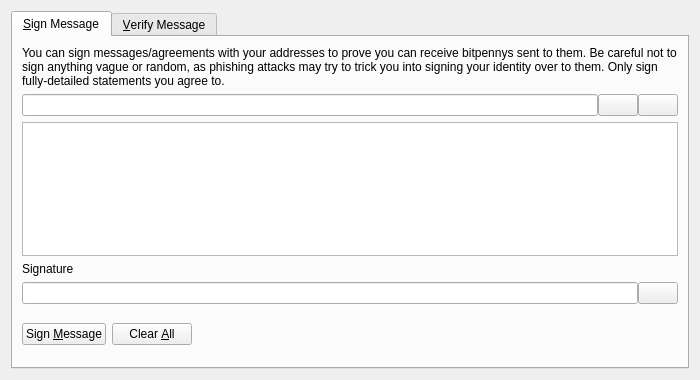
<?xml version="1.0" encoding="UTF-8"?>
<ui version="4.0">
 <class>SignVerifyMessageDialog</class>
 <widget class="QDialog" name="SignVerifyMessageDialog">
  <property name="geometry">
   <rect>
    <x>0</x>
    <y>0</y>
    <width>700</width>
    <height>380</height>
   </rect>
  </property>
  <property name="windowTitle">
   <string>Signatures - Sign / Verify a Message</string>
  </property>
  <property name="modal">
   <bool>true</bool>
  </property>
  <layout class="QVBoxLayout" name="verticalLayout">
   <item>
    <widget class="QTabWidget" name="tabWidget">
     <property name="currentIndex">
      <number>0</number>
     </property>
     <widget class="QWidget" name="tabSignMessage">
      <attribute name="title">
       <string>&amp;Sign Message</string>
      </attribute>
      <layout class="QVBoxLayout" name="verticalLayout_SM">
       <item>
        <widget class="QLabel" name="infoLabel_SM">
         <property name="text">
          <string>You can sign messages/agreements with your addresses to prove you can receive bitpennys sent to them. Be careful not to sign anything vague or random, as phishing attacks may try to trick you into signing your identity over to them. Only sign fully-detailed statements you agree to.</string>
         </property>
         <property name="textFormat">
          <enum>Qt::PlainText</enum>
         </property>
         <property name="wordWrap">
          <bool>true</bool>
         </property>
        </widget>
       </item>
       <item>
        <layout class="QHBoxLayout" name="horizontalLayout_1_SM">
         <property name="spacing">
          <number>0</number>
         </property>
         <item>
          <widget class="QValidatedLineEdit" name="addressIn_SM">
           <property name="toolTip">
            <string>The BitPenny address to sign the message with</string>
           </property>
          </widget>
         </item>
         <item>
          <widget class="QPushButton" name="addressBookButton_SM">
           <property name="toolTip">
            <string>Choose previously used address</string>
           </property>
           <property name="text">
            <string/>
           </property>
           <property name="icon">
            <iconset resource="../bitcoin.qrc">
             <normaloff>:/icons/address-book</normaloff>:/icons/address-book</iconset>
           </property>
           <property name="shortcut">
            <string>Alt+A</string>
           </property>
           <property name="autoDefault">
            <bool>false</bool>
           </property>
          </widget>
         </item>
         <item>
          <widget class="QPushButton" name="pasteButton_SM">
           <property name="toolTip">
            <string>Paste address from clipboard</string>
           </property>
           <property name="text">
            <string/>
           </property>
           <property name="icon">
            <iconset resource="../bitcoin.qrc">
             <normaloff>:/icons/editpaste</normaloff>:/icons/editpaste</iconset>
           </property>
           <property name="shortcut">
            <string>Alt+P</string>
           </property>
           <property name="autoDefault">
            <bool>false</bool>
           </property>
          </widget>
         </item>
        </layout>
       </item>
       <item>
        <widget class="QPlainTextEdit" name="messageIn_SM">
         <property name="toolTip">
          <string>Enter the message you want to sign here</string>
         </property>
        </widget>
       </item>
       <item>
        <widget class="QLabel" name="signatureLabel_SM">
         <property name="text">
          <string>Signature</string>
         </property>
         <property name="textFormat">
          <enum>Qt::PlainText</enum>
         </property>
        </widget>
       </item>
       <item>
        <layout class="QHBoxLayout" name="horizontalLayout_2_SM">
         <property name="spacing">
          <number>0</number>
         </property>
         <item>
          <widget class="QLineEdit" name="signatureOut_SM">
           <property name="font">
            <font>
             <italic>true</italic>
            </font>
           </property>
           <property name="readOnly">
            <bool>true</bool>
           </property>
          </widget>
         </item>
         <item>
          <widget class="QPushButton" name="copySignatureButton_SM">
           <property name="toolTip">
            <string>Copy the current signature to the system clipboard</string>
           </property>
           <property name="text">
            <string/>
           </property>
           <property name="icon">
            <iconset resource="../bitcoin.qrc">
             <normaloff>:/icons/editcopy</normaloff>:/icons/editcopy</iconset>
           </property>
           <property name="autoDefault">
            <bool>false</bool>
           </property>
          </widget>
         </item>
        </layout>
       </item>
       <item>
        <layout class="QHBoxLayout" name="horizontalLayout_3_SM">
         <item>
          <widget class="QPushButton" name="signMessageButton_SM">
           <property name="toolTip">
            <string>Sign the message to prove you own this BitPenny address</string>
           </property>
           <property name="text">
            <string>Sign &amp;Message</string>
           </property>
           <property name="icon">
            <iconset resource="../bitcoin.qrc">
             <normaloff>:/icons/edit</normaloff>:/icons/edit</iconset>
           </property>
           <property name="autoDefault">
            <bool>false</bool>
           </property>
          </widget>
         </item>
         <item>
          <widget class="QPushButton" name="clearButton_SM">
           <property name="toolTip">
            <string>Reset all sign message fields</string>
           </property>
           <property name="text">
            <string>Clear &amp;All</string>
           </property>
           <property name="icon">
            <iconset resource="../bitcoin.qrc">
             <normaloff>:/icons/remove</normaloff>:/icons/remove</iconset>
           </property>
           <property name="autoDefault">
            <bool>false</bool>
           </property>
          </widget>
         </item>
         <item>
          <spacer name="horizontalSpacer_1_SM">
           <property name="orientation">
            <enum>Qt::Horizontal</enum>
           </property>
           <property name="sizeHint" stdset="0">
            <size>
             <width>40</width>
             <height>48</height>
            </size>
           </property>
          </spacer>
         </item>
         <item>
          <widget class="QLabel" name="statusLabel_SM">
           <property name="font">
            <font>
             <weight>75</weight>
             <bold>true</bold>
            </font>
           </property>
           <property name="text">
            <string/>
           </property>
           <property name="wordWrap">
            <bool>true</bool>
           </property>
          </widget>
         </item>
         <item>
          <spacer name="horizontalSpacer_2_SM">
           <property name="orientation">
            <enum>Qt::Horizontal</enum>
           </property>
           <property name="sizeHint" stdset="0">
            <size>
             <width>40</width>
             <height>48</height>
            </size>
           </property>
          </spacer>
         </item>
        </layout>
       </item>
      </layout>
     </widget>
     <widget class="QWidget" name="tabVerifyMessage">
      <attribute name="title">
       <string>&amp;Verify Message</string>
      </attribute>
      <layout class="QVBoxLayout" name="verticalLayout_VM">
       <item>
        <widget class="QLabel" name="infoLabel_VM">
         <property name="text">
          <string>Enter the receiver's address, message (ensure you copy line breaks, spaces, tabs, etc. exactly) and signature below to verify the message. Be careful not to read more into the signature than what is in the signed message itself, to avoid being tricked by a man-in-the-middle attack. Note that this only proves the signing party receives with the address, it cannot prove sendership of any transaction!</string>
         </property>
         <property name="textFormat">
          <enum>Qt::PlainText</enum>
         </property>
         <property name="alignment">
          <set>Qt::AlignLeading|Qt::AlignLeft|Qt::AlignTop</set>
         </property>
         <property name="wordWrap">
          <bool>true</bool>
         </property>
        </widget>
       </item>
       <item>
        <layout class="QHBoxLayout" name="horizontalLayout_1_VM">
         <property name="spacing">
          <number>0</number>
         </property>
         <item>
          <widget class="QValidatedLineEdit" name="addressIn_VM">
           <property name="toolTip">
            <string>The BitPenny address the message was signed with</string>
           </property>
          </widget>
         </item>
         <item>
          <widget class="QPushButton" name="addressBookButton_VM">
           <property name="toolTip">
            <string>Choose previously used address</string>
           </property>
           <property name="text">
            <string/>
           </property>
           <property name="icon">
            <iconset resource="../bitcoin.qrc">
             <normaloff>:/icons/address-book</normaloff>:/icons/address-book</iconset>
           </property>
           <property name="shortcut">
            <string>Alt+A</string>
           </property>
           <property name="autoDefault">
            <bool>false</bool>
           </property>
          </widget>
         </item>
        </layout>
       </item>
       <item>
        <widget class="QPlainTextEdit" name="messageIn_VM"/>
       </item>
       <item>
        <widget class="QValidatedLineEdit" name="signatureIn_VM"/>
       </item>
       <item>
        <layout class="QHBoxLayout" name="horizontalLayout_2_VM">
         <item>
          <widget class="QPushButton" name="verifyMessageButton_VM">
           <property name="toolTip">
            <string>Verify the message to ensure it was signed with the specified BitPenny address</string>
           </property>
           <property name="text">
            <string>Verify &amp;Message</string>
           </property>
           <property name="icon">
            <iconset resource="../bitcoin.qrc">
             <normaloff>:/icons/transaction_0</normaloff>:/icons/transaction_0</iconset>
           </property>
           <property name="autoDefault">
            <bool>false</bool>
           </property>
          </widget>
         </item>
         <item>
          <widget class="QPushButton" name="clearButton_VM">
           <property name="toolTip">
            <string>Reset all verify message fields</string>
           </property>
           <property name="text">
            <string>Clear &amp;All</string>
           </property>
           <property name="icon">
            <iconset resource="../bitcoin.qrc">
             <normaloff>:/icons/remove</normaloff>:/icons/remove</iconset>
           </property>
           <property name="autoDefault">
            <bool>false</bool>
           </property>
          </widget>
         </item>
         <item>
          <spacer name="horizontalSpacer_1_VM">
           <property name="orientation">
            <enum>Qt::Horizontal</enum>
           </property>
           <property name="sizeHint" stdset="0">
            <size>
             <width>40</width>
             <height>48</height>
            </size>
           </property>
          </spacer>
         </item>
         <item>
          <widget class="QLabel" name="statusLabel_VM">
           <property name="font">
            <font>
             <weight>75</weight>
             <bold>true</bold>
            </font>
           </property>
           <property name="text">
            <string/>
           </property>
           <property name="wordWrap">
            <bool>true</bool>
           </property>
          </widget>
         </item>
         <item>
          <spacer name="horizontalSpacer_2_VM">
           <property name="orientation">
            <enum>Qt::Horizontal</enum>
           </property>
           <property name="sizeHint" stdset="0">
            <size>
             <width>40</width>
             <height>48</height>
            </size>
           </property>
          </spacer>
         </item>
        </layout>
       </item>
      </layout>
     </widget>
    </widget>
   </item>
  </layout>
 </widget>
 <customwidgets>
  <customwidget>
   <class>QValidatedLineEdit</class>
   <extends>QLineEdit</extends>
   <header>qvalidatedlineedit.h</header>
  </customwidget>
 </customwidgets>
 <resources>
  <include location="../bitcoin.qrc"/>
 </resources>
 <connections/>
</ui>
